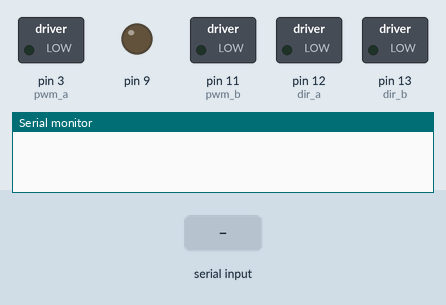
Bench run of a sketch on a simulated Arduino Mega 2560, built with avr-gcc and run on an emulated ATmega2560. Parts: switched loads named in the sketch (green lamp = pin HIGH), output pins drawn as LEDs (lit = HIGH), the last lines printed to the serial monitor. Inputs (shaded band) come from the test bench.

Above: at 1.2 s.
1.3 s: "s" received over the second serial link
At 1.45 s:
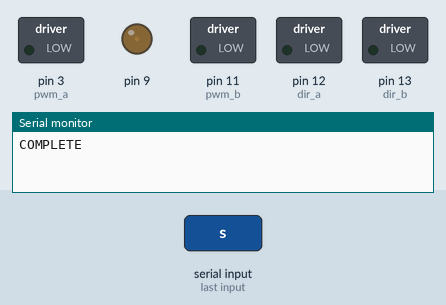
3.0 s: "u" received over the second serial link
At 4.2 s:
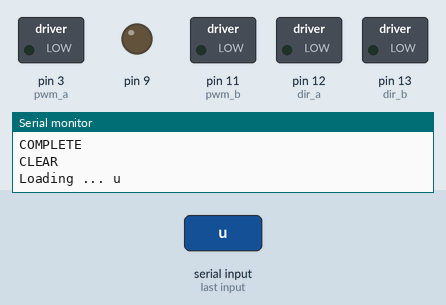
4.5 s: "g" received over the second serial link
At 6.8 s:
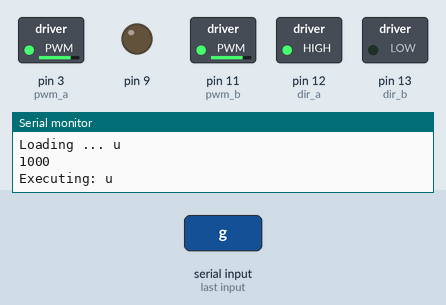
7.5 s: "l" received over the second serial link
At 8.2 s:
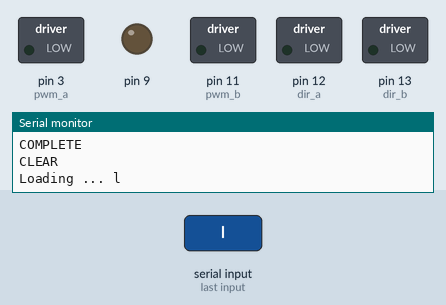
9.0 s: "g" received over the second serial link
At 10.74 s:
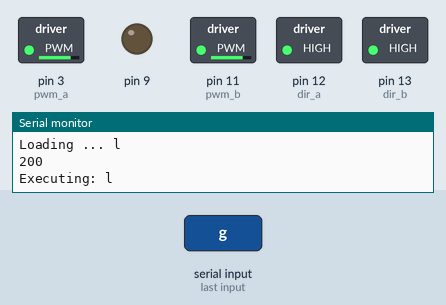
Timing chart, 0 to 12.7 s (numbered marks = the images above; inputs shaded):
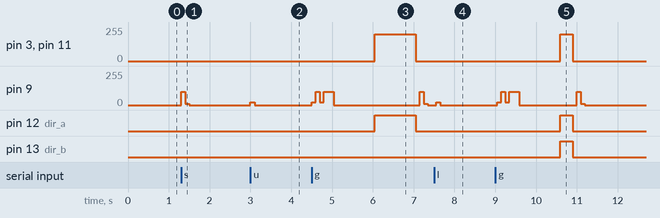

The sketch:

programBot.ino
```cpp
#include "Program.h"
#include "MotorFunctions.h"
#include "Beeper.h"
#include <SoftwareSerial.h>

SoftwareSerial bluetooth(50,51);
Program program;

enum ProgramState
{
  LOAD = 0,
  PLAY,
  CLEAR,
  COMPLETE
};

ProgramState state;

void play()
{
  char next_command = program.execute();
  if (next_command == 0)
  {
    return;
  }
  Serial.print("Executing: ");
  Serial.println(next_command);
  switch(next_command)
  {
    case '0':
      stopped();
      break;
    case 'u':
      forward();
      break;
    case 'l':
      right();
      break;
    case 'r':
      left();
      break;
    case 'd':
      backward();
      break;
    default:
      break; // unhandled
  };

  if (program.complete())
  {
    state = COMPLETE;
  }
}

void load(char command)
{
  Serial.print("Loading ... ");
  Serial.println(command);
  Beeper::beep(100);
  program.add_command(command);
}

void setup() {
  // put your setup code here, to run once:
  bluetooth.begin(9600);
  Serial.begin(9600);
  setup_motors();
}

void loop() {
  // put your main code here, to run repeatedly:
  char command = 0;
  while(bluetooth.available())
  {
    command = (char)bluetooth.read();
    //Serial.println(command);
  }
  bool valid_command = false;
  switch(command)
  {
    case 'u':
    case 'd':
    case 'l':
    case 'r':
      valid_command = true;
      break;
    case 's':
      state = COMPLETE;
      break;
    case 'g':
      Beeper::confirm();
      state = PLAY;
      break;
  }

  switch(state)
  {
    case LOAD:
      if(valid_command)
      {
        load(command);
      }
      break;
    case CLEAR:
    {
      Serial.println("CLEAR");
      program.reset();
      state = LOAD;
      break;
    }
    case PLAY:
      play();
      break;
    case COMPLETE:
    {
      Serial.println("COMPLETE");
      stopped();
      state = CLEAR;
      Beeper::complete();
      break;
    }
  }

  delay(100);
}
```

Beeper.cpp
```cpp
#include "Beeper.h"

bool Beeper::beep_enabled = false;
```

Beeper.h
```cpp
#ifndef BEEPER_H
#define BEEPER_H

#include <arduino.h>

class Beeper
{
  public:
  static void beep(unsigned char delayms, unsigned char tone = 20)
  {
    if(!beep_enabled)
    {
      pinMode(9,OUTPUT);
      beep_enabled = true;
    }
    analogWrite(9,tone);
    delay(delayms);
    analogWrite(9,0);
  }
  static void confirm()
  {
    beep(100);
    beep(100,100);
    beep(100,20);
    beep(500,100);
    delay(1000);
  }
  static void complete()
  {
    beep(100,100);
    beep(100,10);
  }
  private:
  static bool beep_enabled;
};
#endif
```

MotorFunctions.h
```cpp
#ifndef MOTOR_FUNCTIONS
#define MOTOR_FUNCTIONS

static int pwm_a = 3;   //PWM control for motor outputs 1 and 2 is on digital pin 3
static int pwm_b = 11;  //PWM control for motor outputs 3 and 4 is on digital pin 11
static int dir_a = 12;  //direction control for motor outputs 1 and 2 is on digital pin 12
static int dir_b = 13; //direction control for motor outputs 3 and 4 is on digital pin 13
#define SPEED 200

static void setup_motors()
{
  pinMode(pwm_a, OUTPUT);  //Set control pins to be outputs
  pinMode(pwm_b, OUTPUT);
  pinMode(dir_a, OUTPUT);
  pinMode(dir_b, OUTPUT);
}

static void forward() //full speed forward
{
  digitalWrite(dir_a, HIGH);  //Reverse motor direction, 1 high, 2 low
  digitalWrite(dir_b, LOW);  //Reverse motor direction, 3 low, 4 high
  analogWrite(pwm_a, SPEED);    //set both motors to run at (100/255 = 39)% duty cycle
  analogWrite(pwm_b, SPEED);
}

static void backward() //full speed backward
{
  digitalWrite(dir_a, LOW);  //Set motor direction, 1 low, 2 high
  digitalWrite(dir_b, HIGH);  //Set motor direction, 3 high, 4 low
  analogWrite(pwm_a, SPEED);   //set both motors to run at 100% duty cycle (fast)
  analogWrite(pwm_b, SPEED);
}

static void right() //full speed right
{
  digitalWrite(dir_a, HIGH);  //Set motor direction, 1 low, 2 high
  digitalWrite(dir_b, HIGH);  //Set motor direction, 3 high, 4 low
  analogWrite(pwm_a, SPEED);   //set both motors to run at 100% duty cycle (fast)
  analogWrite(pwm_b, SPEED);
}

static void left() //full speed right
{
  digitalWrite(dir_a, LOW);  //Set motor direction, 1 low, 2 high
  digitalWrite(dir_b, LOW);  //Set motor direction, 3 high, 4 low
  analogWrite(pwm_a, SPEED);   //set both motors to run at 100% duty cycle (fast)
  analogWrite(pwm_b, SPEED);
}


static void stopped() //stop
{
  digitalWrite(dir_a, LOW); //Set motor direction, 1 low, 2 high
  digitalWrite(dir_b, LOW); //Set motor direction, 3 high, 4 low
  analogWrite(pwm_a, 0);    //set both motors to run at 100% duty cycle (fast)
  analogWrite(pwm_b, 0);
}

#endif
```

Program.h
```cpp
#ifndef PROGRAM_H
#define PROGRAM_H

#include <arduino.h>

#define TURN_DT_MS 200
#define MOVE_DT_MS 1000

class Program
{
  public:

  Program()
  {
    current_dt = MOVE_DT_MS;
    current_cmd_inx = 0;
    reset();
  }

  void reset()
  {
    for(int i = 0; i < 100; i++)
    {
      command_list[i] = 0;
    }
    running = false;
    current_cmd_inx = 0;
    is_complete = false;
  }

  void add_command(char command)
  {
    command_list[current_cmd_inx] = command;
    current_cmd_inx  += 1;
  }

  void update_dt(char command)
  {
    switch(command)
    {
      case 'l':
      case 'r':
        current_dt = TURN_DT_MS;
        Serial.println(TURN_DT_MS,DEC);
        break;
      default:
        current_dt = MOVE_DT_MS;
        Serial.println(MOVE_DT_MS,DEC);
    }
  }

  // execute, returns -1 if
  // there's no new commands
  char execute()
  {

    char command = 0;
    if(!running)
    {
      running = true;
      start_dt = millis();
      command_list[current_cmd_inx] = '0';
      current_cmd_inx = 0;
      command = command_list[current_cmd_inx];
      update_dt(command);
      current_cmd_inx += 1;
    }

    if( (millis() - start_dt) > current_dt )
    {
      command = command_list[current_cmd_inx];
      update_dt(command);
      start_dt = millis();
      current_cmd_inx += 1;

      if(command_list[current_cmd_inx] == 0)
      {
        is_complete = true;
      }
      else
      {
        is_complete = false;
      }
    }

    return command;
  }

  bool complete()
  {
    return is_complete;
  }

  private:
  int current_cmd_inx;
  char command_list[100];
  long int start_dt;
  long int current_dt;
  bool running;
  bool is_complete;
};
#endif
```

Measured:
- after the input at 1.3 s, pin 9: 0/255 → 100/255 at once, → 10/255 0.10 s later, → 0/255 0.10 s later
- after the input at 3.0 s, pin 9: 0/255 → 20/255 at once, → 0/255 0.10 s later
- after the input at 4.5 s, pin 3 (pwm_a), pin 11 (pwm_b): 0/255 → 200/255 after 1.5 s, → 0/255 1.0 s later; pin 9: 0/255 → 20/255 at once, → 100/255 0.10 s later, → 20/255 0.10 s later, → 100/255 0.10 s later, … (8 changes in this stretch); pin 12 (dir_a): LOW → HIGH after 1.5 s, → LOW 1.0 s later
- after the input at 7.5 s, pin 9: 0/255 → 20/255 after 0.05 s, → 0/255 0.10 s later
- after the input at 9.0 s, pin 3 (pwm_a), pin 11 (pwm_b): 0/255 → 200/255 after 1.6 s, → 0/255 0.30 s later; pin 9: 0/255 → 20/255 after 0.05 s, → 100/255 0.10 s later, → 20/255 0.10 s later, → 100/255 0.10 s later, … (8 changes in this stretch); pin 12 (dir_a), pin 13 (dir_b): LOW → HIGH after 1.6 s, → LOW 0.30 s later
